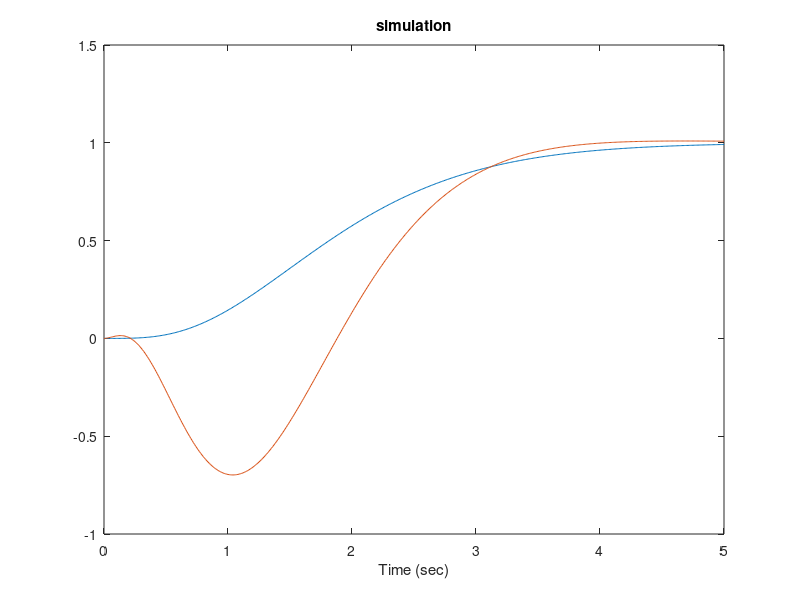

MATLAB code to generate this figure:
% Group 2
% Tomas Gareau - 20517229
% Jeremy Wong - 20518722
% Ziyang Huang - 20484627

close all;
clear;
clc;

A=[0 1 0 0;
   0 0 1 0;
   -3 1 2 3;
   2 1 0 0];

B=[0 0;
    0 0;
    1 2;
    0 2];

C=[1 0 0 0;
    0 0 0 1];
D=[0 0;
    0 0;];

%% controllable
Q=ctrb(A,B);
a=rank(Q);
b=size(A,1);

%% Augmented
Aaug=[A zeros(4,2);C zeros(2,2);];
Baug=[B;zeros(2,2)];

% gain
K=place(Aaug,Baug,[-2, -2.1,-2.2,-2.3,-2.4,-2.5]);
K1=K(:,1:4);
K2=K(:,5:6);

%% state space when [x;e] edot=y-yref
s=tf('s');
Anew=[A-B*K1 -B*K2;C zeros(2,2)];
Bnew=[zeros(4,2);-eye(2)];
Cnew=[C zeros(2,2)];
Dnew=D;

sys=ss(Anew,Bnew,Cnew,Dnew);
x0 = [0; 0; 0; 0;0;0];
t = 0:0.01:5;
u = ones(length(t),2)';
[y,t,x] = lsim(sys, u, t, x0);
figure()
plot(t, y);
title('simulation');
xlabel('Time (sec)')
